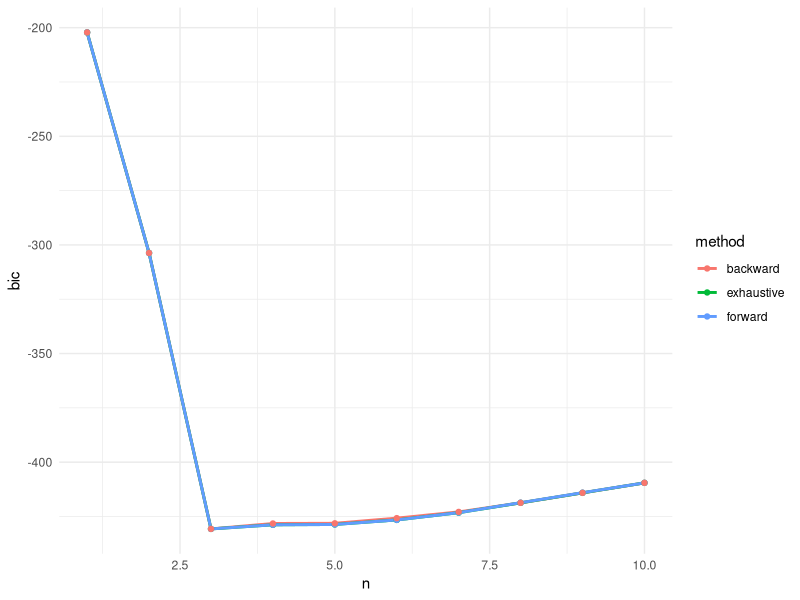

This figure's R source:
## ---- chunk 1
knitr::opts_chunk$set(echo = TRUE)
library(tibble)
library(dplyr)
library(ggplot2)
library(leaps)
library(glmnet)
## ---- chunk 2
set.seed(11)
media  = 0
desvio = 2
n = 100
b0 = 1; b1 = 3; b2 = -1; b3 = 0.5; b7 = -3
errors <- runif(n, -2*desvio, 2*desvio)
## ---- chunk 3
X <- rnorm(n, media, desvio)
Y <- b0 + b1*X + b2*X^2 + b3*X^3 + errors
Y2 <-  b0 + b7*X^7 + errors
  
Xs <- tibble(
  X1  = X,
  X2  = X^2,
  X3  = X^3,
  X4  = X^4,
  X5  = X^5,
  X6  = X^6,
  X7  = X^7,
  X8  = X^8,
  X9  = X^9,
  X10 = X^10
)

datos <- data.frame(Xs, Y = Y)
datos2 <- data.frame(Xs, Y = Y2)
## ---- chunk 4
coef_to_formula <- function(coefs) {
    terms <- names(coefs)
    vals  <- as.numeric(coefs)
    
    pieces <- c()
    for (i in seq_along(vals)) {
        if (terms[i] == "(Intercept)") {
            pieces <- c(pieces, sprintf("%.3f", vals[i]))
        } else {
            sign <- ifelse(vals[i] >= 0, "+", "-")
            pieces <- c(pieces, sprintf(" %s %.3f*%s", sign, abs(vals[i]), terms[i]))
        }
    }
    paste(pieces, collapse = "")
}

regsubsets.results <- function(data, method){
  
  models <- regsubsets(Y ~ ., data = data, method = method, nvmax = 10)
  sum.models <- summary(models)
  
  tibble(
    n       = seq_along(sum.models$bic),
    bic     = sum.models$bic,
    formula = unlist(
        lapply(seq_along(sum.models$bic),
               function(i) coef_to_formula(coef(models, i)))
    ),
    method  = method
  )
}

res_exh <- regsubsets.results(datos, "exhaustive")
res_fwd <- regsubsets.results(datos, "forward")
res_seq <- regsubsets.results(datos, "backward")

res_all <- bind_rows(res_exh, res_fwd, res_seq)

ggplot(res_all, aes(x = n, y = bic, color = method)) +
  geom_line(linewidth = 1) +
  geom_point() +
  theme_minimal()

res_all %>%
  group_by(method) %>%
  slice_min(bic, n = 1) %>%
  ungroup() %>% arrange(bic) %>% 
  select(method, formula)
## ---- chunk 5
print(res_all,n=30)
## ---- chunk 6
lasso <- cv.glmnet(as.matrix(Xs), Y, alpha = 1)

lasso.coef <- predict(lasso , type = "coefficients",
                      s = lasso$lambda.min)
lasso.coef
## ---- chunk 7
res_exh <- regsubsets.results(datos2, "exhaustive")
res_exh %>% slice_min(bic, n = 1) %>%
  ungroup() %>% arrange(bic) %>% 
  select(method, formula)
## ---- chunk 8
lasso <- cv.glmnet(as.matrix(Xs), Y2, alpha = 1)

lasso.coef <- predict(lasso , type = "coefficients",
                      s = lasso$lambda.min)
lasso.coef
